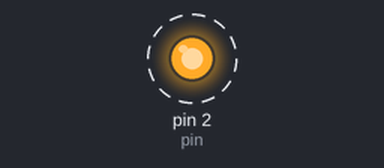
Simulated run of this sketch. Board: Arduino Uno, built with avr-gcc and run on an emulated ATmega328P. Parts: output pins drawn as LEDs (lit = HIGH). Dashed ring = blinking. What the sketch prints to the serial monitor is not drawn.

Above: at 0.2 s.
Timing chart, 0 to 3.0 s (numbered marks = the images above):
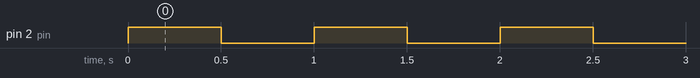

Measured:
- by itself, pin 2 (pin): alternates HIGH for 0.50 s and LOW for 0.50 s

The sketch:

Serial_Test_2.ino
```cpp
int pin = 2;

void setup()
{
  Serial.begin(9600);
  pinMode(pin,OUTPUT);
}

long int x =0;
void loop()
{
  //Serial << "Current millis: " << millis() << endl;
  Serial.print("Test: ");   Serial.println(x);
  //delay(1000);
  x+=1;

digitalWrite(pin, HIGH);
delay(500);
digitalWrite(pin, LOW);
delay(500);

}
```
